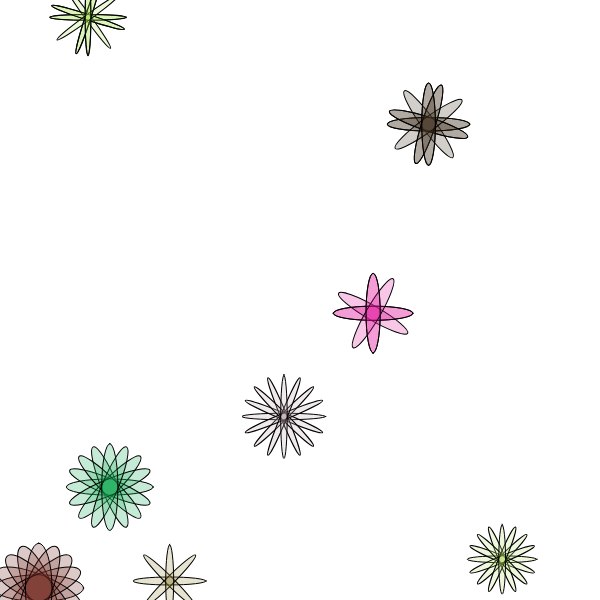
Frame 1 (no input)
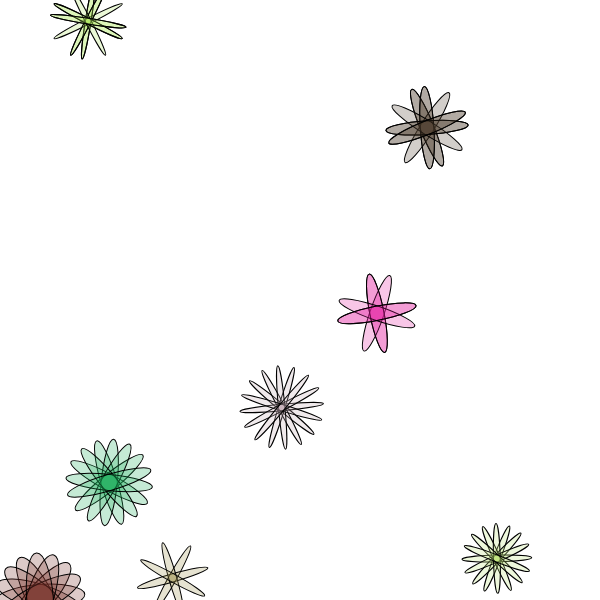
Frame 60 (no input)
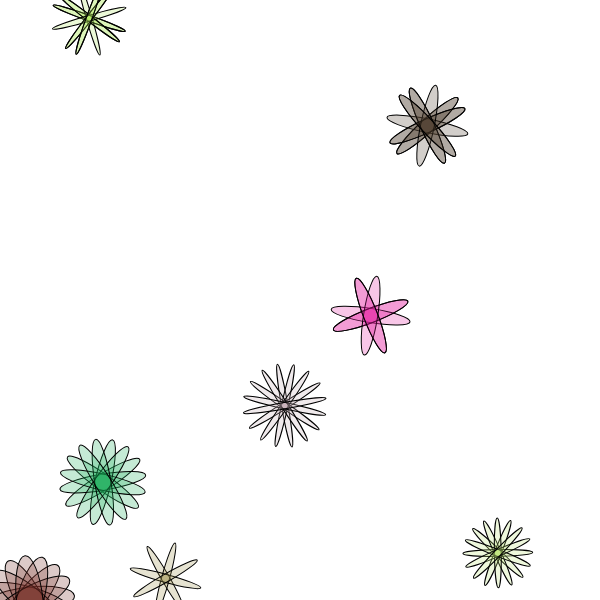
Frame 120 (the mouse pressed at the canvas centre since frame 60)

The p5.js sketch that drew these frames (run headless with seeded random() and noise() and a simulated clock; from frame 60 on, the mouse is pressed at the canvas centre):

// p5.js sketch
// ── sketch.js
var ashp= [];
var numOfShapes;

function setup() {
  numOfShapes = 8;
  createCanvas(600, 600);
  angleMode(DEGREES);
  colorMode(RGB,255,255,255,100);
  for (var j = 0 ; j < numOfShapes ;j++){
  ashp[j] = new atomShape(random(0,width),random(0,height),random(60,90),random(5,30),round(random(2,6))*2);
  }
}

function draw() {
  background(255);
  for (j=0 ;j < ashp.length; j++){
    ashp[j].display();
    ashp[j].update();
    ashp[j].tofill = true;
    for ( i = 0 ; i < ashp.length ; i ++){
      if (i != j ){
        if(ashp[j].intersectsWith(ashp[i])){
          ashp[j].tofill = false;
          ashp[i].tofill = false;
        }
       // else{
         // ashp[i].tofill =true;
         // ashp[j].tofill =true;
          
        //}
          
      }
    }
  }
}
// ── atomshape.js
function atomShape(x, y, d, h, n) {
  this.x = x;
  this.y = y;
  this.diameter = d;
  this.h = h;
  this.n = n;
  this.a = 0;
  this.tofill = true;
  this.col =  color(random(255),random(255),random(255),25);
  
  this.rotspeed = random(0.5,3);
  
  this.display = function() {
    push();
    if (this.tofill == true){
      fill(this.col);
    }
    else {
      
      noFill();
    }
   // fill(200,50,200,20);
    translate(this.x, this.y);
    rotate(this.a);
    for (i = 0; i < this.n; i++) {
      rotate(i * (180.0 / this.n ));
      ellipse(0,0 , this.diameter, this.h)
    }
    pop();
  this.a = this.a +this.rotspeed;
  }
  
  this.update = function() {
    this.x = this.x + random(-1, 1);
    this.y = this.y + random(-1, 1);
  }
  
  this.intersectsWith = function(anotherAtom){
    if (dist(this.x,this.y,anotherAtom.x,anotherAtom.y) < (( this.diameter * 0.5)  +  ( anotherAtom.diameter * 0.5))){
     return true;
    }
    else {
     return false;
    }

  }
}
// ── cog.js
function cog(x, y, orad, irad, n) {
  this.x = x;
  this.y = y;
  this.orad = orad;
  this.irad = irad;
  this.numofCogs = n;
  this.rang = 360.0 / this.numofCogs
//  println(this.rang);

  this.display = function() {
    push();
    smooth();
    //
    translate(this.x, this.y);
    noFill();
    stroke(100, 100, 100, 50);
    strokeWeight(3);
    //ellipse(0, 0, this.orad, this.orad);
    ellipse(0, 0, this.irad/2, this.irad/2);

    var angle = 360 / this.numofCogs;
    var halfAngle = angle/2.0;
    beginShape();
    for (var a = 0; a < TWO_PI; a += angle) {
      var sx = 0 + cos(a) * this.oradrad;
      var sy = 0 + sin(a) * this.oradrad;
      vertex(sx, sy);
      sx = 0 + cos(a+halfAngle) * this.irad;
      sy = 0 + sin(a+halfAngle) * this.irad;
      vertex(sx, sy);
    }
     endShape(CLOSE);
    
    
    /*
    beginShape()
    

    for (i = 0; i < this.numofCogs; i++) {
      rotate(360.0 / (2 * this.numofCogs));
        vertex(0,140)
      rotate(360.0 / (2 * this.numofCogs));
        vertex(0,60);
    }
    
    endShape(); 
    */
  }


}

/*
 push();
  translate(width*0.5, height*0.5);
  //rotate(frameCount / 50.0);
  star(0, 0, 80, 100, 40); 
  pop();
  
  push();
  //translate(width*0.8, height*0.5);
  //rotate(frameCount / -100.0);
  //star(0, 0, 30, 70, 5); 
  pop();
}

function star(x, y, radius1, radius2, npoints) {
  var angle = TWO_PI / npoints;
  var halfAngle = angle/2.0;
  beginShape();
  for (var a = 0; a < TWO_PI; a += angle) {
    var sx = x + cos(a) * radius2;
    var sy = y + sin(a) * radius2;
    vertex(sx, sy);
    sx = x + cos(a+halfAngle) * radius1;
    sy = y + sin(a+halfAngle) * radius1;
    vertex(sx, sy);
  }
  endShape(CLOSE);
}

*/
// ── gear.js
function gear (x,y,o_radius,i_radius,numofspikes) {
  // this.linedraw = [];
  this.x = x ;
  this.y = y;
  this.x2 = x + o_radius - i_radius;
  this.y2 = y;
  this.out_cog = new Cog(this.x,this.y,o_radius,o_radius*0.9,numofspikes);
  this.in_cog = new Cog(this.x2,this.y2,i_radius,i_radius*0.9,numofspikes);
  
  this.update = function (){
      
    
  }
  
  
  this.display = function(){
    push();
    this.out_cog.display();
    this.in_cog.display();
    pop();
  }
  
  
  
}
// ── gears.js
function Gears (x,y,o_radius,i_radius,numofspikes) {
  this.Outcog = new Cog(x,y,o_radius,o_radius*0.9,numofspikes);
  this.Outcog.placevrtx();
  this.Incog = new Cog(
              ((o_radius - (0.5 * (o_radius - o_radius * 0.9))) - i_radius),
              0,i_radius,(i_radius - (o_radius - o_radius *0.9)),numofspikes * 0.8);
  this.Incog.placevrtx();
  this.display = function(){
    this.Outcog.display();
    this.Incog.display();
  }
  
  
  
}
